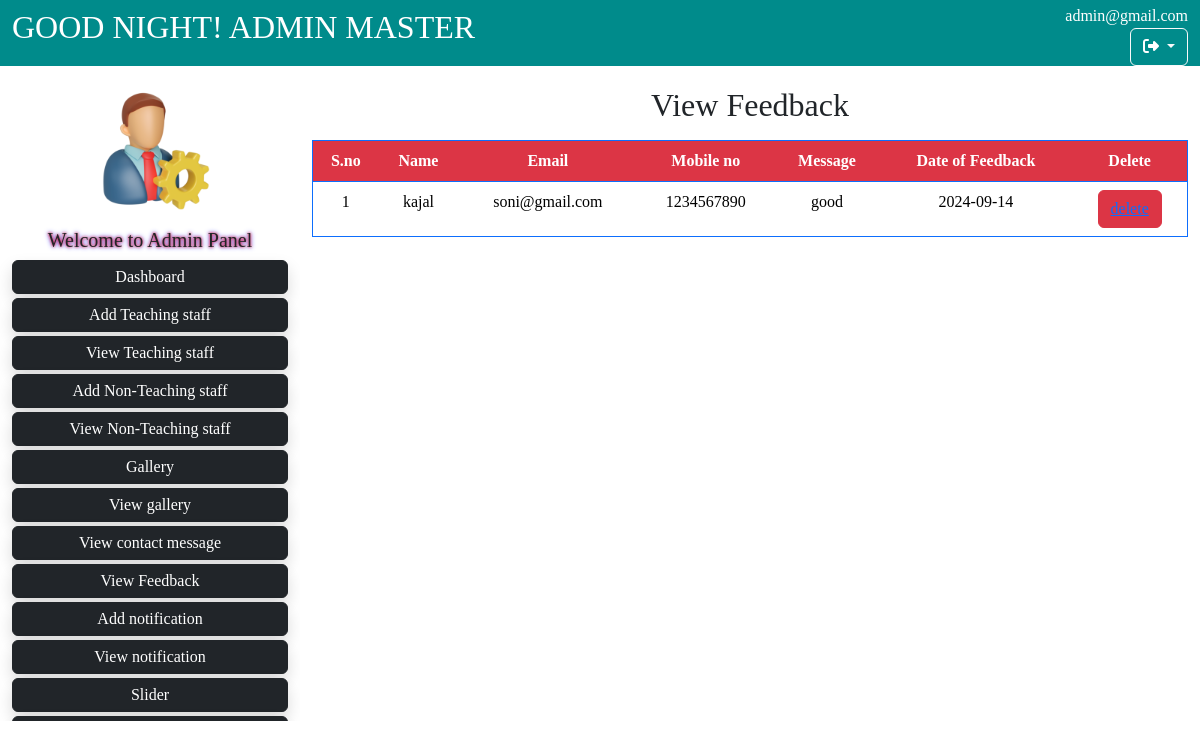
Screenshot of /admin/viewfeedback.php (signed in) with the database file from the repository.
### tables this page shows
CREATE TABLE IF NOT EXISTS `tbl_feedback` (
  `fid` int(11) NOT NULL AUTO_INCREMENT,
  `name` varchar(60) NOT NULL,
  `email` varchar(30) NOT NULL,
  `mobileno` varchar(13) NOT NULL,
  `message` varchar(200) NOT NULL,
  `dof` varchar(10) NOT NULL,
  PRIMARY KEY (`fid`)
);

### admin/viewfeedback.php (the view, shortened to what this page needs)
<?php
include("header.php")
?>
<?php
include("left.php")
?>
<?php
$con=mysqli_connect("localhost","root","","rnc");
$query="select * from tbl_feedback";
$res=mysqli_query($con,$query);
?>
<div class="col-sm-9">
               <div class="container">
               <h2 style="text-align:center; margin-top:20px;">View Feedback</h2>
                <div class="row mt-3">
                    <table style="border:1px solid black;text-align:center;" class="table table bordered border-primary">
                        <tr>
                            <th class="text-center bg-danger text-white">S.no</th>
                            <th class="text-center bg-danger text-white">Name</th>
                            <th class="text-center bg-danger text-white">Email</th>
                            <th class="text-center bg-danger text-white">Mobile no</th>
                            <th class="text-center bg-danger text-white">Message</th>
                            <th class="text-center bg-danger text-white">Date of Feedback</th>
                            <th class="text-center bg-danger text-white">Delete</th>
                        </tr>
                                 <?php
                                    while($row=mysqli_fetch_array($res))
                                        {
                                             ?>
                                            <tr>
                                        <td><?php echo $row['fid'];?></td>
                                        <td><?php echo $row['name'];?></td>
                                        <td><?php echo $row['email'];?></td>
                                        <td><?php echo $row['mobileno'];?></td>
                                        <td><?php echo $row['message'];?></td>
                                        <td><?php echo $row['dof'];?></td>
                                        <td><a href="feedbackdelete.php?fid=<?php echo $row['fid'];?>"><button class="btn btn-danger text-decoration:none">delete</a></td>
                                    </tr>
                                    <?php
                                    }
                                    ?>
                    </table>
                </div>
               </div>
            </div>
        </div>
     </div>
</body>
</html>

### css/style.css (style rules this page uses)
body { font-family: poppins; }

### rows the page displays
tbl_feedback: fid "1", name "kajal", email "soni@gmail.com", mobileno "1234567890", message "good", dof "2024-09-14"

### other values shown
$greeting "GOOD NIGHT!"
$_SESSION['admin'] "admin@gmail.com"
